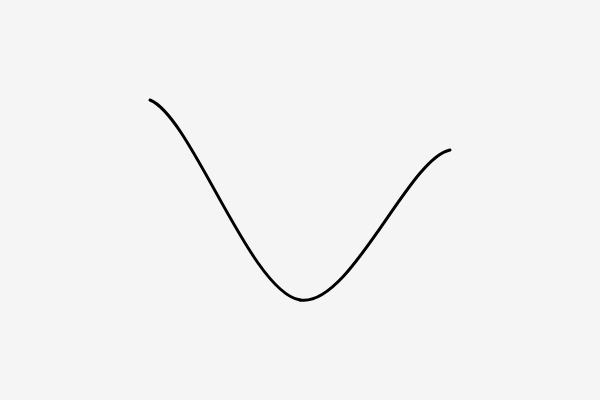
Frame 1 (no input)
Frame 60 (no input): identical to frame 1, image omitted
Frame 120 (the mouse pressed at the canvas centre since frame 60): identical to frame 1, image omitted

The p5.js sketch that drew this single still picture (run headless with seeded random() and noise() and a simulated clock; from frame 60 on, the mouse is pressed at the canvas centre):

// p5.js sketch
// ── sketch.js
let pts = []; 
function setup(){ 
  createCanvas(600,400); 
  pts = [ createVector(50,200), 
    createVector(150,100), 
    createVector(300,300), 
    createVector(450,150), 
    createVector(550,250) ];
   } 
   function draw(){ 
    background(245); 
    noFill(); 
    strokeWeight(3); 
    for(let i=0; i<pts.length-3; i++){ 
      curve( pts[i].x,pts[i].y, 
        pts[i+1].x,pts[i+1].y, 
        pts[i+2].x,pts[i+2].y, 
        pts[i+3].x,pts[i+3].y ); 
      } 
}
